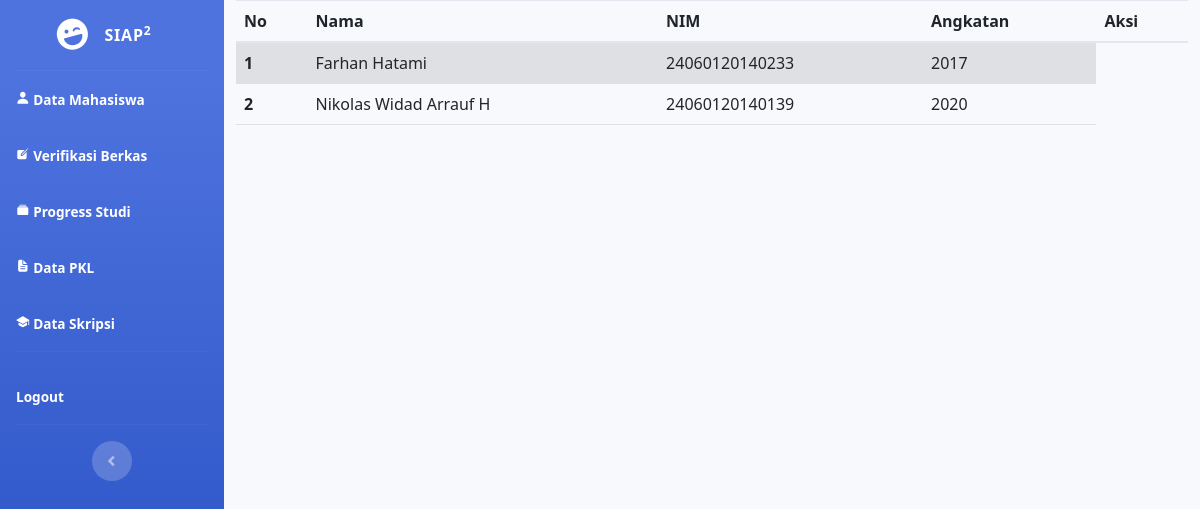
/dosen/pkl.php, run on the app's committed database.
### tables this page shows
CREATE TABLE `pkl` (
  `id` int(11) NOT NULL,
  `nim` bigint(14) DEFAULT NULL,
  `id_status` varchar(255) DEFAULT NULL,
  `nilai` varchar(1) DEFAULT NULL,
  `scan` varchar(45) DEFAULT NULL
);

CREATE TABLE `mhs` (
  `id_user` int(11) NOT NULL,
  `nim` bigint(14) NOT NULL,
  `foto` varchar(255) NOT NULL,
  `nama` varchar(45) DEFAULT NULL,
  `angkatan` int(11) DEFAULT NULL,
  `id_status_mhs` int(11) NOT NULL,
  `nip` bigint(20) NOT NULL,
  `hp` bigint(12) DEFAULT NULL,
  `email` varchar(45) DEFAULT NULL,
  `alamat` varchar(255) DEFAULT NULL,
  `id_provinsi` int(11) DEFAULT NULL,
  `id_kabupaten` int(11) DEFAULT NULL
);

### dosen/pkl.php (the view, shortened to what this page needs)
<?php
require_once '../db_login.php';
?>
<!DOCTYPE html>
<html lang="en">
<head>
    <link href="vendor/fontawesome-free/css/all.min.css" rel="stylesheet" type="text/css">
    <link href="css/sb-admin-2.css" rel="stylesheet">
    <link href="https://cdn.jsdelivr.net/npm/bootstrap@5.2.2/dist/css/bootstrap.min.css" rel="stylesheet">
</head>
<body id="page-top">
    <div id="wrapper">
        <ul class="navbar-nav bg-gradient-primary sidebar sidebar-dark accordion" id="accordionSidebar">
            <a class="sidebar-brand d-flex align-items-center justify-content-center" href="index.html">
                <div class="sidebar-brand-icon rotate-n-15">
                    <i class="fas fa-laugh-wink"></i>
                </div>
                <div class="sidebar-brand-text mx-3">SIAP<sup>2</sup></div>
            </a>
            <hr class="sidebar-divider my-0">
            <li class="nav-item active">
                <a class="nav-link" href="index.html">
                    <span class="icon">
                        <ion-icon name="person"></ion-icon>
                    </span>
                    <span class="tittle">Data Mahasiswa</span>
                </a>
            </li>
            <li class="nav-item active">
                <a class="nav-link" href="index.html">
                    <span class="icon">
                        <ion-icon name="create"></ion-icon>
                    </span>
                    <span class="tittle">Verifikasi Berkas</span>
                </a>
            </li>
            <li class="nav-item active">
                <a class="nav-link" href="index.html">
                    <span class="icon">
                        <ion-icon name="albums"></ion-icon>
                    </span>
                    <span class="tittle">Progress Studi</span>
                </a>
            </li>
            <li class="nav-item active">
                <a class="nav-link" href="index.html">
                    <span class="icon">
                        <ion-icon name="document-text"></ion-icon>
                    </span>
                    <span class="tittle">Data PKL</span>
                </a>
            </li>
            <li class="nav-item active">
                <a class="nav-link" href="index.html">
                    <span class="icon">
                        <ion-icon name="school"></ion-icon>
                    </span>
                    <span class="tittle">Data Skripsi</span>
                </a>
            </li>
            <hr class="sidebar-divider">
            <li class="nav-item active">
                <a class="nav-link" href="index.html">
                    <span class="tittle">Logout</span>
                </a>
            </li>
            <hr class="sidebar-divider d-none d-md-block">
            <div class="text-center d-none d-md-inline">
                <button class="rounded-circle border-0" id="sidebarToggle"></button>
            </div>
        </ul>
        <div id="content-wrapper" class="d-flex flex-column">
            <div id="content">
                <div class="container-fluid">
                <table class="table table-striped table-hover">
                    <thead>
                        <tr>
                        <th scope="col">No</th>
                        <th scope="col">Nama</th>
                        <th scope="col">NIM</th>
                        <th scope="col">Angkatan</th>
                        <th scope="col">Aksi</th>
                        </tr>
                    </thead>
                    <tbody>
                    <?php
                    $query = "SELECT * FROM pkl as s INNER JOIN mhs as m ON s.nim = m.nim";
                    $result = $db->query($query);
                    $i = 1;
                    while ($row = $result->fetch_assoc()) {
                        echo "<tr>";
                        echo "<th>".$i."</th>";
                        echo "<td>".$row['nama']."</td>";
                        echo "<td>".$row['nim']."</td>";
                        echo "<td>".$row['angkatan']."</td>";
                        echo "</tr>";
                        $i++;
                    }
                    echo '</tbody>';
                    echo '</table>';
                    ?>
                </div>
            </div>
        </div>
    </div>
</body>
</html>

### data on the page
pkl: mhs.nama "Farhan Hatami", mhs.nim "24060120140233", mhs.angkatan "2017"
pkl: mhs.nama "Nikolas Widad Arrauf H", mhs.nim "24060120140139", mhs.angkatan "2020"
